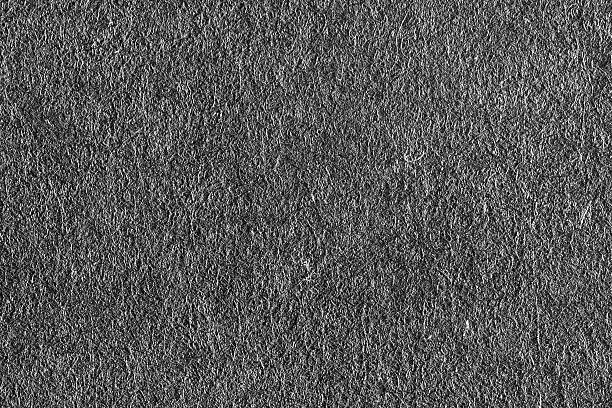
%> input picture rotors_code/Models from literature/ESTMD/IIT_Model/noise.jpg, 612 x 408 px
$ octave plotGenerator.m   (GNU Octave 9; MATLAB toolbox functions it lacks are replaced by stand-ins)
%> lines starting %> are read from the running program, lines starting %| are printed output that depends on the picture; in (x1, y1, x2, y2) boxes, pixels count from 0 and x2, y2 are one past the last pixel; in counts of white or black regions, pixels touching at a corner belong together; the program's own positions count from 1
### rotors_code/Models from literature/ESTMD/IIT_Model/createMotion.m
function [dataGreenChannel,nFrames,groundTruth] = createMotion(background,scenario,speed)
%> called with background = 'noise', scenario = 'horizontal', speed = 1
%generate background and motion scenario
switch background
    case 'blank'
        BG=imread('blank.jpg');
    case 'road'
        BG=imread('road.jpg');
    case 'noise'
        BG=imread('noise.jpg');
%> BG is the input picture: size 408x612x3 uint8; mean R, G, B 87.4, 87.4, 87.4
    case 'city'
        BG=imread('city.jpg');
    case 'largeroad'
        BG=imread('largeroad.jpg');
    case 'gray'
        BG=imread('gray.jpg');
end
BG=imresize(BG, [240 320]);
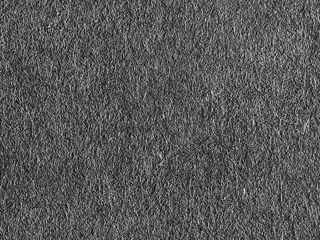
%> BG: size 240x320x3 uint8; mean R, G, B 87.4, 87.4, 87.4
%[m,n]=size(BG);
switch scenario
    case 'horizontal'
        x_coord=[10:speed:300];
        y_coord=35*ones(1,length(x_coord));
        x1_coord=[10:speed*2:300];
        y1_coord=95*ones(1,length(x1_coord));
        x2_coord=[10:speed*4:300];
        y2_coord=155*ones(1,length(x2_coord));
        x3_coord=[10:speed*8:300];
        y3_coord=215*ones(1,length(x3_coord));
% [7 lines of commented-out code are left out]
    case 'vertical'
        y_coord=[20:(200-20)/200:200];
        x_coord=200*ones(1,length(y_coord));
    case 'sinosoid'
        x_coord=[20:(300-20)/200:300];
        y_coord=sin(x_coord/50)*50+100;
    case 'lock'
        x_coord=160*ones(1,200);
        y_coord=200*ones(1,length(x_coord));
end
%Multi motion
% x_2=160*ones(1,200);
% y_2=80*ones(1,length(x_coord));
%Generate green channel picture with moving point
for IN=1:length(x3_coord)
     Frame = insertShape(BG,'FilledCircle',[x_coord(IN) y_coord(IN) 10],'Color', 'red','Opacity',1);
     Frame = insertShape(Frame,'FilledCircle',[x1_coord(IN) y1_coord(IN) 10],'Color', 'red','Opacity',1);
     Frame = insertShape(Frame,'FilledCircle',[x2_coord(IN) y2_coord(IN) 10],'Color', 'red','Opacity',1);
     Frame = insertShape(Frame,'FilledCircle',[x3_coord(IN) y3_coord(IN) 10],'Color', 'red','Opacity',1);
% [6 lines of commented-out code are left out]
    dataGreenChannel(:,:,IN)=Frame(:,:,2);
end
%> this loop made 37 passes
%> pass 1, in createMotion, `Frame = insertShape(BG,'FilledCircle',[x_coord(IN) y_coord(IN) 10],'Co..`:
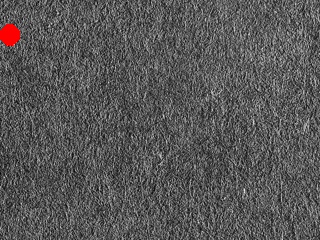
%> Frame: size 240x320x3 uint8; 0.45% of pixels changed, all inside (x1, y1, x2, y2) = (0, 24, 20, 45)
nFrames=length(x3_coord);
% nFrames = 150;
groundTruth(1,:)=x3_coord;
groundTruth(2,:)=y3_coord;

### rotors_code/Models from literature/ESTMD/IIT_Model/varSpeedNframe.m
function [variance, N] = varSpeedNframe(w, speed)
%  Bagheri Z.B., Wiederman S.D., Cazzolato B.S., Grainger S., O'Carroll
%  D.C. (2017) "Performance of an Insect-Inspired Target Tracker in Natural Conditions"
%
%
%  This MATLAB code implements an insect-inspired target tracking (IIT) model.

%  It is free for research use. If you find it useful, please acknowledge the paper
%  above with a reference.

%  This function takes care of setting up parameters, loading video
%  information and computing precisions.
clear('PhotoReceptor')
clear('RTC')
clear('Direction')
clear('FacilitationMatrix')
clear('FacilitationGrid')
%%%%%%%%%%% path to the videos %%%%%%%%%%%%
%choose background and motion path
%Background: road, blank, noise
%Motion Path: horizontal, vertical, sinosoid
[dataGreenChannel,nFrames,groundTruth]=createMotion('noise','horizontal',speed);
%> nFrames = 37; groundTruth = 37 columns, first 8: [10 18 26 34 42 50 58 66; 215 215 215 215 215 215 215 215]
%%%%%%%%%%% Path to the code %%%%%%%%%%%%%%%
codeDirectory=['D:\OneDrive - Imperial College London\IRP\AutoCar\IIT_Model'];
cd(codeDirectory)

%%%%%%%%%%% Set the Parameters %%%%%%%%%%%%
image_size_m = size(dataGreenChannel,1) ;                         %number of rows
image_size_n = size(dataGreenChannel,2);
pixels_per_degree = 5;                          %pixels_per_degree = #horiz. pixels in output / horizontal degrees (97.84)
pixel2PR = ceil(pixels_per_degree);                                         %ratio of pixels to photoreceptors in the bio-mimetic model (1 deg spatial sampling...
sigma_deg = 1.4/2.35;
sigma_pixel = sigma_deg*pixels_per_degree;                                  %sigma = (sigma in degrees (0.59))*pixels_per_degree
kernel_size = 2*(ceil(sigma_pixel));
ParameterResize=ceil(image_size_m/pixel2PR);
K1=1:pixel2PR:image_size_m;
K2=1:pixel2PR:image_size_n;
YDim=length(K1);
XDim=length(K2);
Facilitation_Mode='on';

initialCol=1;
initialRow=1;
Facilitation_sigma=5/2.35482;
Ts = 0.05; %Sampling time
wb=w;
FacilitationGain =25; %root of facilitation kernel gain
RC_wb = 5;
parameter.RC_fac_wb = 1;
Threshold = 0.01;
Facilitation_Matrix=ones(YDim, XDim);
TargetLocationRow=zeros(nFrames,1);
TargetLocationCol=zeros(nFrames,1);
framePTime=zeros(nFrames,1);
blurPTime=zeros(nFrames,1);
Delay=1; % allowing the facilitation to build up in the target region for 200 ms prior to the start of the experiment.
%%
colData=[];
rowData=[];
HoriArray = [];
VerArray = [];
GTruth =[];
for i=1:nFrames+Delay
   if i>=Delay+1
       test=1;
       start=1;
   else
       test=0;
       start=0;
   end
   if i>Delay
        Input=dataGreenChannel(:,:,i-Delay);
        Input=double(Input);

   else
       Input=ones(image_size_m,image_size_n);
   end
   opticOut=OpticBlur(Input, pixels_per_degree);
   SubSampledGreen=Subsample(opticOut, pixel2PR);%Resize picture to eye size

   %SubSampledGreen=Subsample(Input, pixel2PR);
   PR_Output=PhotoReceptor(SubSampledGreen, XDim, YDim);
   LMC_Output=LMC(PR_Output, XDim,YDim);
   RTC_Output=RTC(LMC_Output, Ts);
   %RTC_Output=motionRTC(LMC_Output, Ts);
   %RTC_Output=regionFocus(RTC_Output,region);
   ESTMD_OUT=ESTMD(RTC_Output, Facilitation_Matrix, Facilitation_Mode, start, Threshold);
   [Direction_Horizontal,Direction_Vertical]=Direction(ESTMD_OUT,  RC_wb, Ts,XDim, YDim);
   HoriArray = [HoriArray, Direction_Horizontal];
   VerArray = [VerArray, Direction_Vertical];
   Direction_Horizontal = mean(HoriArray);
   Direction_Vertical = mean(VerArray);
   [ col_index, row_index] = Target_Location(ESTMD_OUT, YDim);
   [default, col_index2,row_index2] = Velocity_Vector(test, col_index, row_index,Direction_Horizontal,Direction_Vertical, XDim);
   if i<=Delay
       default=1;
   end

   if i<Delay+1
       col_index2=initialCol;
       row_index2=initialRow;
   end
   Grid=FacilitationGrid(col_index2,row_index2, ESTMD_OUT, Facilitation_sigma, FacilitationGain);
   Facilitation_Matrix=FacilitationMatrix(Grid, col_index2, default, Ts, wb);
   [rs1,~]=size(Grid);
   [rs2,~]=size(Input);
   resizeVal=rs2/rs1;
   if col_index2 ~= 1
        colData=[colData, col_index*resizeVal];
        rowData=[rowData, row_index*resizeVal];
        GTruth = [GTruth, groundTruth(:,i-Delay)];
   else
        N = i-Delay;
   end
% [5 lines of commented-out code are left out]
end
if isempty(GTruth)
    variance = 0;
else
    [Dist]=getError(GTruth',colData',rowData');
    variance = var(Dist,0);
end

### rotors_code/Models from literature/ESTMD/IIT_Model/OpticBlur.m
function opticOut=OpticBlur(Input, pixels_per_degree)
%> called with pixels_per_degree = 5
   [m,n]=size(Input);
    sigma_deg = 1.4/2.35;
    sigma_pixel = sigma_deg*pixels_per_degree;                                  %sigma = (sigma in degrees (0.59))*pixels_per_degree
    kernel_size = 2*(ceil(sigma_pixel));

    H = fspecial('gaussian',kernel_size,sigma_pixel);  %gaussian filter kernel
    G1 = ones(m+12,n+12);
    G1(7:(end-6), 7:(end-6)) = Input;
%> G1: size 252x332 double; every value is 1

    G1(6, 7:(end-6)) = G1(7, 7:(end-6));
    G1(5, 7:(end-6)) = G1(8, 7:(end-6));
    G1(4, 7:(end-6)) = G1(9, 7:(end-6));
    G1(3, 7:(end-6)) = G1(10, 7:(end-6));
    G1(2, 7:(end-6)) = G1(11, 7:(end-6));
    G1(1, 7:(end-6)) = G1(12, 7:(end-6));

    G1((end-5), 7:(end-6)) = G1((end-6), 7:(end-6));
    G1((end-4), 7:(end-6)) = G1((end-7), 7:(end-6));
    G1((end-3), 7:(end-6)) = G1((end-8), 7:(end-6));
    G1((end-2), 7:(end-6)) = G1((end-9), 7:(end-6));
    G1((end-1), 7:(end-6)) = G1((end-10), 7:(end-6));
    G1((end), 7:(end-6)) = G1((end-11), 7:(end-6));

    G1(:, 6) = G1(:, 7);
    G1(:, 5) = G1(:, 8);
    G1(:, 4) = G1(:, 9);
    G1(:, 3) = G1(:, 10);
    G1(:, 2) = G1(:, 11);
    G1(:, 1) = G1(:, 12);

    G1(:, end-5) = G1(:, end-6);
    G1(:, end-4) = G1(:, end-7);
    G1(:, end-3) = G1(:, end-8);
    G1(:, end-2) = G1(:, end-9);
    G1(:, end-1) = G1(:, end-10);
    G1(:, end) = G1(:, end-11);

    G2 = conv2(G1,H,'same');                                                      %convolution with gaussian filter kernel
    opticOut = G2(7:(end-6), 7:(end-6));
end

### rotors_code/Models from literature/ESTMD/IIT_Model/IIRFilter.m
function [Filtered_Data, dbuffer]=IIRFilter(b,a,Signal,dbuffer)
    for k=1:(length(b)-1)
        dbuffer(:,:,k)=dbuffer(:,:,k+1);
    end
    dbuffer(:,:,length(b))=zeros(size(dbuffer(:,:,length(b))));
    for k=1:length(b)
        dbuffer(:,:,k)=dbuffer(:,:,k)+Signal*b(k);
    end
    for k=1:(length(b)-1)
        dbuffer(:,:,k+1)=dbuffer(:,:,k+1)-dbuffer(:,:,1)*a(k+1);
    end
    Filtered_Data=dbuffer(:,:,1);
end

### rotors_code/Models from literature/ESTMD/IIT_Model/LMC.m
function LMC_Output=LMC(PR_Output, XDim,YDim)
%> called with XDim = 64, YDim = 48
      H = [-1/9,-1/9, -1/9; -1/9, 8/9, -1/9; -1/9,-1/9, -1/9];
%    H = [-3/9,-3/9, -3/9; -3/9, 24/9, -3/9; -3/9,-3/9, -3/9];
%     H = [-2/25,-2/25, -2/25, -2/25, -2/25;
%         -2/25,-1/25, -1/25, -1/25, -2/25;
%         -2/25, -1/25, 40/25, -1/25, -2/25;
%         -2/25,-1/25, -1/25, -1/25, -2/25;
%         -2/25,-2/25, -2/25, -2/25, -2/25];
%     H = [-3/49,-3/49, -3/49, -3/49, -3/49, -3/49, -3/49;
%         -3/49,-2/49,-2/49, -2/49, -2/49, -2/49, -3/49;
%         -3/49,-2/49,-1/49, -1/49, -1/49, -2/49, -3/49;
%         -3/49,-2/49, -1/49, 112/49, -1/49, -2/49, -3/49;
%         -3/49,-2/49,-1/49, -1/49, -1/49, -2/49, -3/49;
%         -3/49,-2/49,-2/49, -2/49, -2/49, -2/49, -3/49;
%         -3/49,-3/49, -3/49, -3/49, -3/49, -3/49, -3/49];
    G1 = ones(YDim+2, XDim+2);
    G1(2:(end-1), 2:(end-1)) = PR_Output;
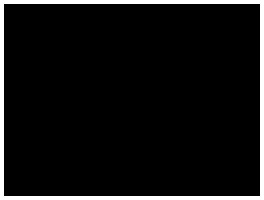
%> G1: size 50x66 double (shown 4 times larger); values 0 (black) and 1 (white), 6.9% white in thin lines or dots
    G1(1, 2:(end-1)) = G1(2, 2:(end-1));
%> G1: size 50x66 double; values 0 (black) and 1 (white), 5% white in thin lines or dots
    G1(end, 2:(end-1)) = G1((end-1), 2:(end-1));
%> G1: size 50x66 double; values 0 (black) and 1 (white), 3% white in thin lines or dots
    G1(:, 1) = G1(:, 2);
%> G1: size 50x66 double; values 0 (black) and 1 (white), 1.5% white in thin lines or dots, all inside (x1, y1, x2, y2) = (65, 0, 66, 50)
    G1(:, end) = G1(:, end-1);
%> G1: size 50x66 double; every value is 0

    G2 = conv2(G1, H, 'same');           %convolution with gaussian filter kernel
    LMC_Output = G2(2:(end-1), 2:(end-1));
end

### rotors_code/Models from literature/ESTMD/IIT_Model/Gradient_CheckON.m
function Tau=Gradient_CheckON(Difference)
     [R,C]=size(Difference);
     for i=1:R
        for j=1:C
            if Difference(i,j)>0
                Tau(i,j)=3;
            else
                Tau(i,j)=70;
            end
        end
     end
%> Tau: size 48x64 double; every value is 70
 end

### rotors_code/Models from literature/ESTMD/IIT_Model/Gradient_CheckOFF.m
function Tau=Gradient_CheckOFF(Difference)
     [R,C]=size(Difference);
     for i=1:R
        for j=1:C
            if Difference(i,j)>0
                Tau(i,j)=3;
            else
                Tau(i,j)=70;
            end
        end
     end
  end

### rotors_code/Models from literature/ESTMD/IIT_Model/RTC_Spatial_Filtering.m
function y = RTC_Spatial_Filtering(Channel)
%     H = [-1, -1, -1, -1, -1; -1, -1, -1, -1, -1; -1, -1, 2, -1, -1; -1, -1, -1, -1, -1; -1, -1, -1, -1, -1];
%     H = [-1, -1, -1, -1, -1; -1, 0, 0, 0, -1; -1, 0, 2, 0, -1; -1, 0, 0, 0, -1; -1, -1, -1, -1, -1];
%     H = [-1, -1, -1, -1, -1, -1, -1;
%         -1, -1, -1, -1, -1, -1, -1;
%         -1,  -1, 2,  2,  2, -1, -1;
%         -1,  -1, 2,  2,  2, -1, -1;
%         -1,  -1, 2,  2,  2, -1, -1;
%         -1, -1, -1, -1, -1, -1, -1;
%         -1,  -1, -1,  -1,  -1, -1, -1];
%     H = [-1, -1, -1, -1, -1, -1, -1;
%         -1, 0, 0, 0, 0, 0, -1;
%         -1,  0, 2,  2,  2, 0, -1;
%         -1,  0, 2,  2,  2, 0, -1;
%         -1,  0, 2,  2,  2, 0, -1;
%         -1, 0, 0, 0, 0, 0, -1;
%         -1,  -1, -1,  -1,  -1, -1, -1];
%     H = [-1,-1,-1;-1,2,-1;-1,-1,-1];
% H = [-1, -1, -1, -1, -1, -1, -1;
%             -1,  1,  0,  0, 0,  0, -1;
%             -1,  0,  1,  1, 1,  0, -1;
%             -1,  0,  1,  2, 1,  0, -1;
%             -1,  0,  1,  1, 1,  0, -1;
%             -1,  0,  0,  0, 0,  0, -1;
%             -1, -1, -1, -1, -1, -1, -1];
%      H = [-1, -1, -1, -1, -1;
%             -1,  0,  0, 0,  -1;
%             -1,  0,  2, 0,  -1;
%             -1,  0,  2, 0,  -1;
%             -1,  0,  2, 0,  -1;
%             -1,  0,  2, 0,  -1;
%             -1,  0,  2, 0,  -1;
%             -1,  0,  2, 0,  -1;
%             -1,  0,  0, 0,  -1;
%             -1, -1, -1, -1, -1];
%         H = H';
    Heights = 18;
    Width = 18;
    H = ones(Heights,Width)*2;
    H(1,:)=-1;
    H(Heights,:)=-1;
    H(:,1)=-1;
    H(:,Width)=-1;
    H(2,2:Width-1)=0;
    H(Heights-1,2:Width-1)=0;
    H(2:Heights-1,2)=0;
    H(2:Heights-1,Width-1)=0;
    n=size(Channel,1);
    m=size(Channel,2);
    G1 = ones(n+4,m+4);
    G1(3:(end-2), 3:(end-2)) = Channel;
%> G1: size 52x68 double; values 0 (black) and 1 (white), 13.1% white; 1 white region, box (x1, y1, x2, y2) and area: (0, 0, 68, 52) 464
    G1(2, 3:(end-2)) = G1(3, 3:(end-2));
%> G1: size 52x68 double; values 0 (black) and 1 (white), 11.3% white; 1 white region, box (x1, y1, x2, y2) and area: (0, 0, 68, 52) 400
    G1(1, 3:(end-2)) = G1(4, 3:(end-2));
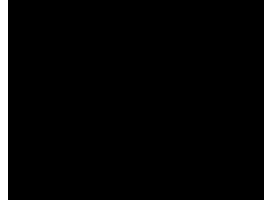
%> G1: size 52x68 double (shown 4 times larger); values 0 (black) and 1 (white), 9.5% white; 1 white region, box (x1, y1, x2, y2) and area: (0, 0, 68, 52) 336
    G1((end-1), 3:(end-2)) = G1((end-2), 3:(end-2));
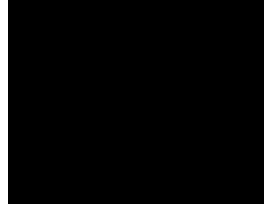
%> G1: size 52x68 double (shown 4 times larger); values 0 (black) and 1 (white), 7.7% white; 1 white region, box (x1, y1, x2, y2) and area: (0, 0, 68, 52) 272
    G1(end, 3:(end-2)) = G1((end-3), 3:(end-2));
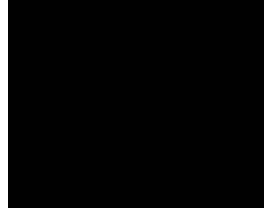
%> G1: size 52x68 double (shown 4 times larger); values 0 (black) and 1 (white), 5.9% white; 2 white regions, box (x1, y1, x2, y2) and area: (0, 0, 2, 52) 104, (66, 0, 68, 52) 104
    G1(:, 2) = G1(:, 3);
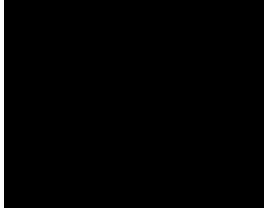
%> G1: size 52x68 double (shown 4 times larger); values 0 (black) and 1 (white), 4.4% white; 2 white regions, box (x1, y1, x2, y2) and area: (66, 0, 68, 52) 104, (0, 0, 1, 52) 52
    G1(:, 1) = G1(:, 4);
%> G1: size 52x68 double; values 0 (black) and 1 (white), 2.9% white; 1 white region, box (x1, y1, x2, y2) and area: (66, 0, 68, 52) 104
    G1(:, end-1) = G1(:, end-2);
%> G1: size 52x68 double; values 0 (black) and 1 (white), 1.5% white in thin lines or dots, all inside (x1, y1, x2, y2) = (67, 0, 68, 52)
%> (the rest of the program and of its run is left out)
